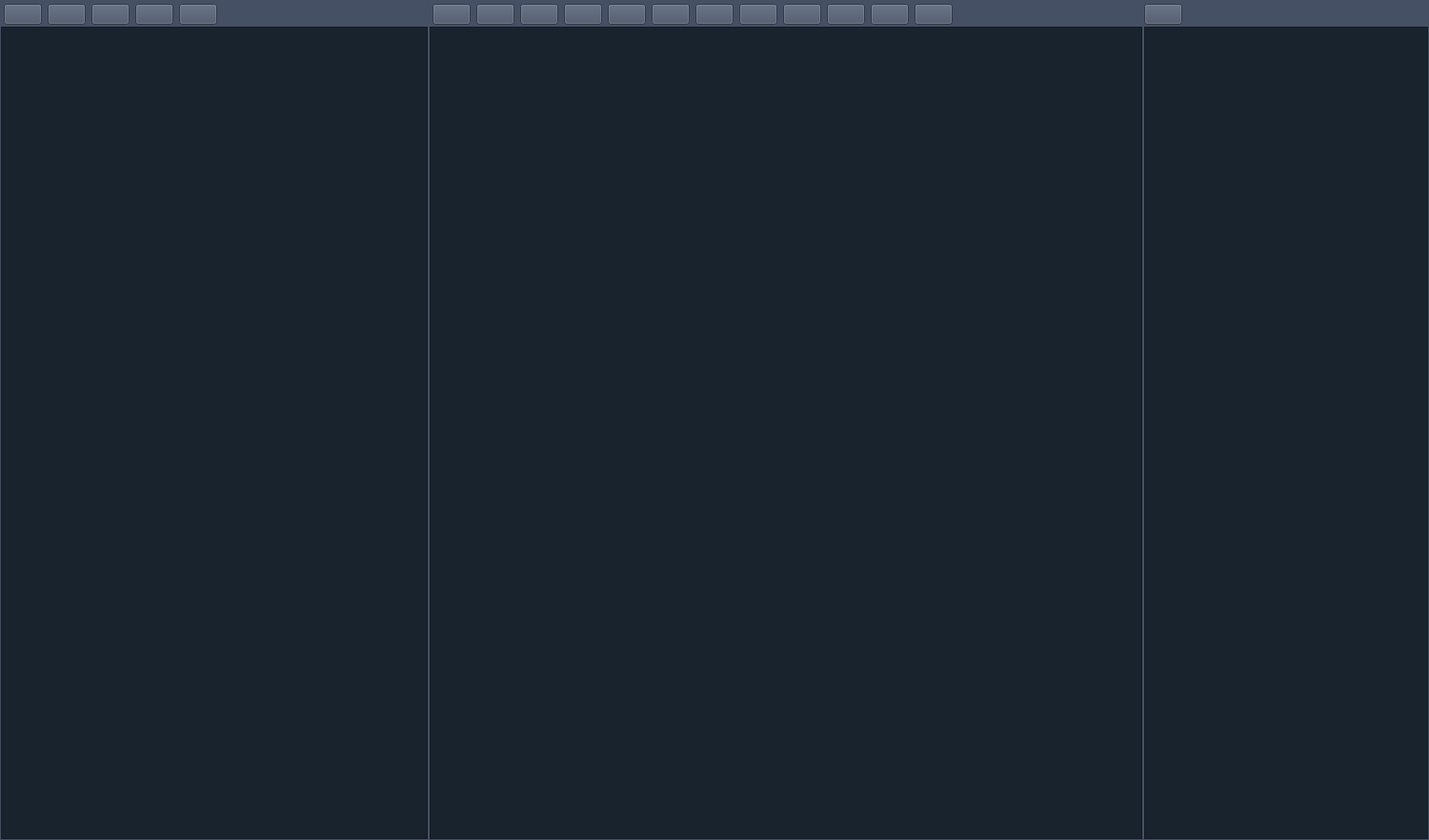
<?xml version="1.0" encoding="UTF-8"?>
<ui version="4.0">
 <class>NeuralRevisingWidget</class>
 <widget class="QWidget" name="NeuralRevisingWidget">
  <property name="geometry">
   <rect>
    <x>0</x>
    <y>0</y>
    <width>1500</width>
    <height>882</height>
   </rect>
  </property>
  <property name="windowTitle">
   <string>NeuralRevisingWidget</string>
  </property>
  <property name="styleSheet">
   <string notr="true">color: rgb(255, 255, 255);
background-color: rgb(25, 35, 45);
font: 9pt &quot;微软雅黑&quot;;</string>
  </property>
  <layout class="QVBoxLayout" name="verticalLayout">
   <property name="spacing">
    <number>1</number>
   </property>
   <property name="leftMargin">
    <number>0</number>
   </property>
   <property name="topMargin">
    <number>0</number>
   </property>
   <property name="rightMargin">
    <number>0</number>
   </property>
   <property name="bottomMargin">
    <number>0</number>
   </property>
   <item>
    <layout class="QHBoxLayout" name="Revising_horizontalLayout">
     <property name="spacing">
      <number>0</number>
     </property>
     <property name="sizeConstraint">
      <enum>QLayout::SetDefaultConstraint</enum>
     </property>
     <property name="bottomMargin">
      <number>0</number>
     </property>
     <item>
      <widget class="QFrame" name="RevisingWidget">
       <property name="sizePolicy">
        <sizepolicy hsizetype="Preferred" vsizetype="Preferred">
         <horstretch>3</horstretch>
         <verstretch>0</verstretch>
        </sizepolicy>
       </property>
       <property name="minimumSize">
        <size>
         <width>0</width>
         <height>0</height>
        </size>
       </property>
       <property name="styleSheet">
        <string notr="true">QFrame#RevisingWidget {
	border: 1px solid rgb(70,80,100);
}</string>
       </property>
       <property name="frameShape">
        <enum>QFrame::StyledPanel</enum>
       </property>
       <property name="frameShadow">
        <enum>QFrame::Raised</enum>
       </property>
       <layout class="QVBoxLayout" name="verticalLayout_4">
        <property name="spacing">
         <number>6</number>
        </property>
        <property name="leftMargin">
         <number>0</number>
        </property>
        <property name="topMargin">
         <number>0</number>
        </property>
        <property name="rightMargin">
         <number>0</number>
        </property>
        <property name="bottomMargin">
         <number>0</number>
        </property>
        <item>
         <layout class="QVBoxLayout" name="verticalLayout_3">
          <property name="spacing">
           <number>0</number>
          </property>
          <property name="leftMargin">
           <number>0</number>
          </property>
          <item>
           <widget class="QWidget" name="widget" native="true">
            <property name="sizePolicy">
             <sizepolicy hsizetype="Expanding" vsizetype="Expanding">
              <horstretch>0</horstretch>
              <verstretch>0</verstretch>
             </sizepolicy>
            </property>
            <property name="styleSheet">
             <string notr="true">background-color: rgb(70, 80, 100);</string>
            </property>
            <layout class="QHBoxLayout" name="horizontalLayout_2">
             <property name="leftMargin">
              <number>3</number>
             </property>
             <property name="topMargin">
              <number>3</number>
             </property>
             <property name="rightMargin">
              <number>0</number>
             </property>
             <property name="bottomMargin">
              <number>2</number>
             </property>
             <item>
              <widget class="QPushButton" name="open_file_button">
               <property name="text">
                <string/>
               </property>
              </widget>
             </item>
             <item>
              <widget class="QPushButton" name="save_pos_button">
               <property name="text">
                <string/>
               </property>
              </widget>
             </item>
             <item>
              <widget class="QPushButton" name="set_function_button">
               <property name="text">
                <string/>
               </property>
              </widget>
             </item>
             <item>
              <widget class="QPushButton" name="filter_button">
               <property name="text">
                <string/>
               </property>
              </widget>
             </item>
             <item>
              <widget class="QPushButton" name="filter_finish_button">
               <property name="text">
                <string/>
               </property>
              </widget>
             </item>
             <item>
              <spacer name="horizontalSpacer_2">
               <property name="orientation">
                <enum>Qt::Horizontal</enum>
               </property>
               <property name="sizeHint" stdset="0">
                <size>
                 <width>40</width>
                 <height>20</height>
                </size>
               </property>
              </spacer>
             </item>
            </layout>
           </widget>
          </item>
          <item>
           <widget class="QFrame" name="RevisingWidget2">
            <property name="sizePolicy">
             <sizepolicy hsizetype="Expanding" vsizetype="Expanding">
              <horstretch>0</horstretch>
              <verstretch>1</verstretch>
             </sizepolicy>
            </property>
            <property name="minimumSize">
             <size>
              <width>0</width>
              <height>0</height>
             </size>
            </property>
            <property name="styleSheet">
             <string notr="true"/>
            </property>
            <property name="frameShape">
             <enum>QFrame::StyledPanel</enum>
            </property>
            <property name="frameShadow">
             <enum>QFrame::Raised</enum>
            </property>
            <layout class="QVBoxLayout" name="verticalLayout_16">
             <property name="leftMargin">
              <number>0</number>
             </property>
             <property name="topMargin">
              <number>0</number>
             </property>
             <property name="rightMargin">
              <number>0</number>
             </property>
             <property name="bottomMargin">
              <number>0</number>
             </property>
             <item>
              <layout class="QVBoxLayout" name="Revising_verticalLayout"/>
             </item>
            </layout>
           </widget>
          </item>
         </layout>
        </item>
       </layout>
      </widget>
     </item>
     <item>
      <widget class="QFrame" name="RevisingFrame">
       <property name="sizePolicy">
        <sizepolicy hsizetype="Preferred" vsizetype="Preferred">
         <horstretch>5</horstretch>
         <verstretch>0</verstretch>
        </sizepolicy>
       </property>
       <property name="styleSheet">
        <string notr="true">QFrame#RevisingFrame {
	border: 1px solid rgb(70,80,100);
}</string>
       </property>
       <property name="frameShape">
        <enum>QFrame::StyledPanel</enum>
       </property>
       <property name="frameShadow">
        <enum>QFrame::Raised</enum>
       </property>
       <layout class="QVBoxLayout" name="verticalLayout_5">
        <property name="leftMargin">
         <number>0</number>
        </property>
        <property name="topMargin">
         <number>0</number>
        </property>
        <property name="rightMargin">
         <number>0</number>
        </property>
        <property name="bottomMargin">
         <number>0</number>
        </property>
        <item>
         <layout class="QVBoxLayout" name="verticalLayout_2">
          <property name="spacing">
           <number>0</number>
          </property>
          <property name="leftMargin">
           <number>0</number>
          </property>
          <property name="bottomMargin">
           <number>0</number>
          </property>
          <item>
           <widget class="QWidget" name="widget_2" native="true">
            <property name="sizePolicy">
             <sizepolicy hsizetype="Expanding" vsizetype="Expanding">
              <horstretch>0</horstretch>
              <verstretch>0</verstretch>
             </sizepolicy>
            </property>
            <property name="styleSheet">
             <string notr="true">background-color: rgb(70, 80, 100);</string>
            </property>
            <layout class="QHBoxLayout" name="horizontalLayout_4">
             <property name="leftMargin">
              <number>3</number>
             </property>
             <property name="topMargin">
              <number>3</number>
             </property>
             <property name="rightMargin">
              <number>3</number>
             </property>
             <property name="bottomMargin">
              <number>2</number>
             </property>
             <item>
              <widget class="QPushButton" name="tool_xy_button">
               <property name="text">
                <string/>
               </property>
              </widget>
             </item>
             <item>
              <widget class="QPushButton" name="tool_xz_button">
               <property name="text">
                <string/>
               </property>
              </widget>
             </item>
             <item>
              <widget class="QPushButton" name="tool_yz_button">
               <property name="text">
                <string/>
               </property>
              </widget>
             </item>
             <item>
              <widget class="QPushButton" name="marking_button">
               <property name="text">
                <string/>
               </property>
              </widget>
             </item>
             <item>
              <widget class="QPushButton" name="sure_marking_button">
               <property name="text">
                <string/>
               </property>
              </widget>
             </item>
             <item>
              <widget class="QPushButton" name="delete_mark_button">
               <property name="text">
                <string/>
               </property>
              </widget>
             </item>
             <item>
              <widget class="QPushButton" name="delete_limit_button">
               <property name="text">
                <string/>
               </property>
              </widget>
             </item>
             <item>
              <widget class="QPushButton" name="clear_mark_button">
               <property name="text">
                <string/>
               </property>
              </widget>
             </item>
             <item>
              <widget class="QPushButton" name="withdraw_button">
               <property name="text">
                <string/>
               </property>
              </widget>
             </item>
             <item>
              <widget class="QPushButton" name="withdraw_all_button">
               <property name="text">
                <string/>
               </property>
              </widget>
             </item>
             <item>
              <widget class="QPushButton" name="focal_button">
               <property name="text">
                <string/>
               </property>
              </widget>
             </item>
             <item>
              <widget class="QPushButton" name="projection_button">
               <property name="text">
                <string/>
               </property>
              </widget>
             </item>
             <item>
              <spacer name="horizontalSpacer">
               <property name="orientation">
                <enum>Qt::Horizontal</enum>
               </property>
               <property name="sizeHint" stdset="0">
                <size>
                 <width>40</width>
                 <height>20</height>
                </size>
               </property>
              </spacer>
             </item>
            </layout>
           </widget>
          </item>
          <item>
           <widget class="QFrame" name="RevisingFrame2">
            <property name="sizePolicy">
             <sizepolicy hsizetype="Expanding" vsizetype="Expanding">
              <horstretch>0</horstretch>
              <verstretch>1</verstretch>
             </sizepolicy>
            </property>
            <property name="minimumSize">
             <size>
              <width>0</width>
              <height>0</height>
             </size>
            </property>
            <property name="styleSheet">
             <string notr="true"/>
            </property>
            <property name="frameShape">
             <enum>QFrame::StyledPanel</enum>
            </property>
            <property name="frameShadow">
             <enum>QFrame::Raised</enum>
            </property>
            <layout class="QVBoxLayout" name="verticalLayout_30">
             <property name="leftMargin">
              <number>0</number>
             </property>
             <property name="topMargin">
              <number>0</number>
             </property>
             <property name="rightMargin">
              <number>0</number>
             </property>
             <property name="bottomMargin">
              <number>0</number>
             </property>
             <item>
              <layout class="QVBoxLayout" name="RevisingFrame_verticalLayout">
               <property name="spacing">
                <number>6</number>
               </property>
              </layout>
             </item>
            </layout>
           </widget>
          </item>
         </layout>
        </item>
       </layout>
      </widget>
     </item>
     <item>
      <widget class="QFrame" name="FilterFrame">
       <property name="sizePolicy">
        <sizepolicy hsizetype="Preferred" vsizetype="Preferred">
         <horstretch>2</horstretch>
         <verstretch>0</verstretch>
        </sizepolicy>
       </property>
       <property name="minimumSize">
        <size>
         <width>0</width>
         <height>0</height>
        </size>
       </property>
       <property name="styleSheet">
        <string notr="true">QFrame#FilterFrame {
	border: 1px solid rgb(70,80,100);
}</string>
       </property>
       <layout class="QVBoxLayout" name="verticalLayout_8">
        <property name="leftMargin">
         <number>0</number>
        </property>
        <property name="topMargin">
         <number>0</number>
        </property>
        <property name="rightMargin">
         <number>0</number>
        </property>
        <property name="bottomMargin">
         <number>0</number>
        </property>
        <item>
         <layout class="QVBoxLayout" name="verticalLayout_7">
          <property name="spacing">
           <number>0</number>
          </property>
          <item>
           <widget class="QWidget" name="widget_4" native="true">
            <property name="sizePolicy">
             <sizepolicy hsizetype="Expanding" vsizetype="Expanding">
              <horstretch>0</horstretch>
              <verstretch>0</verstretch>
             </sizepolicy>
            </property>
            <property name="styleSheet">
             <string notr="true">background-color: rgb(70, 80, 100);</string>
            </property>
            <layout class="QHBoxLayout" name="horizontalLayout_5">
             <property name="spacing">
              <number>6</number>
             </property>
             <property name="leftMargin">
              <number>0</number>
             </property>
             <property name="topMargin">
              <number>3</number>
             </property>
             <property name="rightMargin">
              <number>3</number>
             </property>
             <property name="bottomMargin">
              <number>2</number>
             </property>
             <item>
              <widget class="QPushButton" name="clear_button">
               <property name="text">
                <string/>
               </property>
              </widget>
             </item>
             <item>
              <spacer name="horizontalSpacer_f3">
               <property name="orientation">
                <enum>Qt::Horizontal</enum>
               </property>
               <property name="sizeHint" stdset="0">
                <size>
                 <width>40</width>
                 <height>20</height>
                </size>
               </property>
              </spacer>
             </item>
            </layout>
           </widget>
          </item>
          <item>
           <widget class="QFrame" name="FilterFrame2">
            <property name="sizePolicy">
             <sizepolicy hsizetype="Expanding" vsizetype="Expanding">
              <horstretch>0</horstretch>
              <verstretch>1</verstretch>
             </sizepolicy>
            </property>
            <property name="frameShape">
             <enum>QFrame::StyledPanel</enum>
            </property>
            <property name="frameShadow">
             <enum>QFrame::Raised</enum>
            </property>
            <layout class="QHBoxLayout" name="horizontalLayout_3">
             <property name="leftMargin">
              <number>0</number>
             </property>
             <property name="topMargin">
              <number>0</number>
             </property>
             <property name="rightMargin">
              <number>0</number>
             </property>
             <property name="bottomMargin">
              <number>0</number>
             </property>
             <item>
              <layout class="QVBoxLayout" name="FilterWidget_verticalLayout">
               <property name="spacing">
                <number>6</number>
               </property>
               <property name="topMargin">
                <number>0</number>
               </property>
               <property name="rightMargin">
                <number>0</number>
               </property>
              </layout>
             </item>
            </layout>
           </widget>
          </item>
         </layout>
        </item>
       </layout>
      </widget>
     </item>
    </layout>
   </item>
  </layout>
 </widget>
 <resources/>
 <connections/>
</ui>
